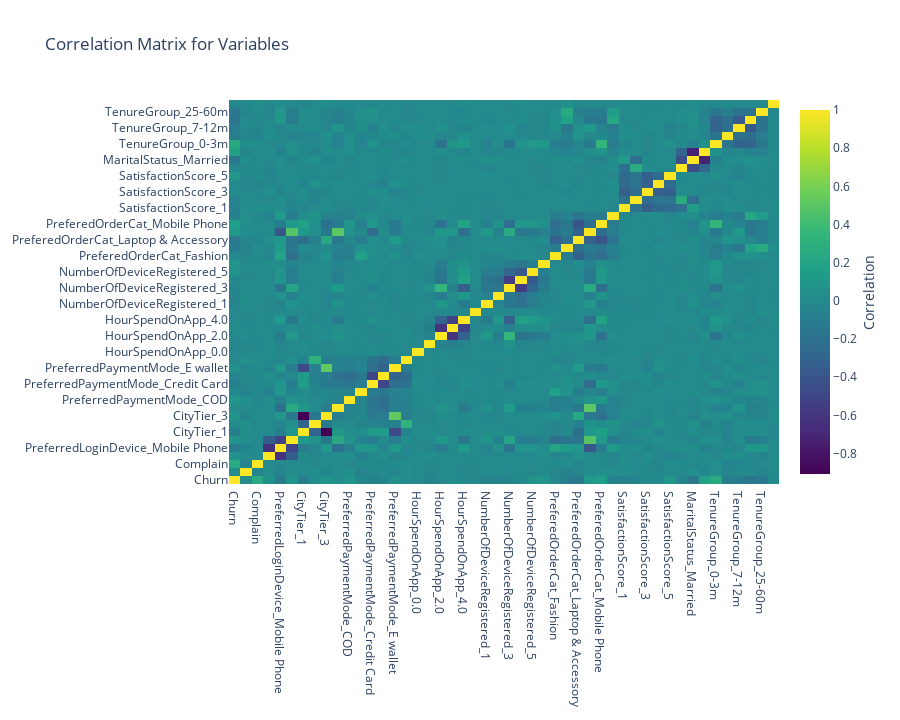

Notebook source saved alongside this figure:
### Code cell
import plotly.graph_objs as go

# 假设 corr 是你的相关系数矩阵（DataFrame）
corr = ecom.corr(numeric_only=True)

trace = go.Heatmap(
    z=corr.values,
    x=corr.columns,
    y=corr.index,
    colorscale="Viridis",            # 确保是有效的颜色表名
    colorbar=dict(
        title=dict(
            text="Correlation",      # 标题文字
            side="right"             # 可选: "right" / "left" / "top" / "bottom"
        )
    )
)

fig = go.Figure(data=[trace])
fig.update_layout(
    title="Correlation Matrix for Variables",
    autosize=False,
    height=720,
    width=900
)
fig.show()

### Figure 1 — Plotly figure (JSON) as saved in the notebook; plotly's stock layout.template omitted (floating-point values rounded to 4 significant figures; data arrays with more than 128 entries replaced by an {"elided": "..."} marker saying what was removed)
{"data": [{"colorbar": {"title": {"side": "right", "text": "Correlation"}}, "colorscale": [[0, "#440154"], [0.1111, "#482878"], [0.2222, "#3e4989"], [0.3333, "#31688e"], [0.4444, "#26828e"], [0.5556, "#1f9e89"], [0.6667, "#35b779"], [0.7778, "#6ece58"], [0.8889, "#b5de2b"], [1, "#fde725"]], "type": "heatmap", "x": ["Churn", "Gender", "Complain", "PreferredLoginDevice_Computer", "PreferredLoginDevice_Mobile Phone", "PreferredLoginDevice_Phone", "CityTier_1", "CityTier_2", "CityTier_3", "PreferredPaymentMode_CC", "PreferredPaymentMode_COD", "PreferredPaymentMode_Cash on Delivery", "PreferredPaymentMode_Credit Card", "PreferredPaymentMode_Debit Card", "PreferredPaymentMode_E wallet", "PreferredPaymentMode_UPI", "HourSpendOnApp_0.0", "HourSpendOnApp_1.0", "HourSpendOnApp_2.0", "HourSpendOnApp_3.0", "HourSpendOnApp_4.0", "HourSpendOnApp_5.0", "NumberOfDeviceRegistered_1", "NumberOfDeviceRegistered_2", "NumberOfDeviceRegistered_3", "NumberOfDeviceRegistered_4", "NumberOfDeviceRegistered_5", "NumberOfDeviceRegistered_6", "PreferedOrderCat_Fashion", "PreferedOrderCat_Grocery", "PreferedOrderCat_Laptop & Accessory", "PreferedOrderCat_Mobile", "PreferedOrderCat_Mobile Phone", "PreferedOrderCat_Others", "SatisfactionScore_1", "SatisfactionScore_2", "SatisfactionScore_3", "SatisfactionScore_4", "SatisfactionScore_5", "MaritalStatus_Divorced", "MaritalStatus_Married", "MaritalStatus_Single", "TenureGroup_0-3m", "TenureGroup_4-6m", "TenureGroup_7-12m", "TenureGroup_13-24m", "TenureGroup_25-60m", "TenureGroup_60m+"], "y": ["Churn", "Gender", "Complain", "PreferredLoginDevice_Computer", "PreferredLoginDevice_Mobile Phone", "PreferredLoginDevice_Phone", "CityTier_1", "CityTier_2", "CityTier_3", "PreferredPaymentMode_CC", "PreferredPaymentMode_COD", "PreferredPaymentMode_Cash on Delivery", "PreferredPaymentMode_Credit Card", "PreferredPaymentMode_Debit Card", "PreferredPaymentMode_E wallet", "PreferredPaymentMode_UPI", "HourSpendOnApp_0.0", "HourSpendOnApp_1.0", "HourSpendOnApp_2.0", "HourSpendOnApp_3.0", "HourSpendOnApp_4.0", "HourSpendOnApp_5.0", "NumberOfDeviceRegistered_1", "NumberOfDeviceRegistered_2", "NumberOfDeviceRegistered_3", "NumberOfDeviceRegistered_4", "NumberOfDeviceRegistered_5", "NumberOfDeviceRegistered_6", "PreferedOrderCat_Fashion", "PreferedOrderCat_Grocery", "PreferedOrderCat_Laptop & Accessory", "PreferedOrderCat_Mobile", "PreferedOrderCat_Mobile Phone", "PreferedOrderCat_Others", "SatisfactionScore_1", "SatisfactionScore_2", "SatisfactionScore_3", "SatisfactionScore_4", "SatisfactionScore_5", "MaritalStatus_Divorced", "MaritalStatus_Married", "MaritalStatus_Single", "TenureGroup_0-3m", "TenureGroup_4-6m", "TenureGroup_7-12m", "TenureGroup_13-24m", "TenureGroup_25-60m", "TenureGroup_60m+"], "z": {"elided": "48x48 float values"}}], "layout": {"autosize": false, "height": 720, "title": {"text": "Correlation Matrix for Variables"}, "width": 900}}
